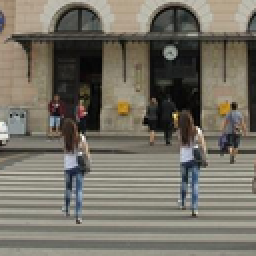
%> input picture input/forged2_gj90.png, 128 x 128 px, shrunk from 256 x 256 before the run (shown 2 times larger)
$ octave 'AgveVeri (2).m'   (GNU Octave 9; MATLAB toolbox functions it lacks are replaced by stand-ins)
%> lines starting %> are read from the running program, lines starting %| are printed output that depends on the picture

clc;
clear all;

img=imread('C:\Users\Gökhan Yazýcý\Desktop\test\forged2_gj90.png'); % Ýnput file
%> img is the input picture: size 128x128x3 uint8; mean R, G, B 116.7, 112.3, 101.2
Shift_Count=20;
Start_Time=tic;%Geçen süreyi hesaplar. %Evaluates time.
gray_img=img(:,:,1)*0.299+img(:,:,2)*0.587+img(:,:,3)*0.114; % griye çevirir. %Changing image to gray.
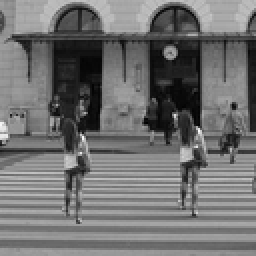
%> gray_img: size 128x128 uint8 (shown 2 times larger); min 1, max 254, mean 112.4
[M N]=size(gray_img); % Taking row and column information about input!
%> M = 128; N = 128
B=16; %Blok boyutu=B x B  %blok size
MinShiftSize=B;
num_blocks=(M-B+1)*(N-B+1);%blok sayýsý &block number
%> num_blocks = 12769
Feature_Matrix=int16(zeros(num_blocks,B*B+2));
image_mask=(zeros(256,256,3));

Q8 = ...    % standard quantization table for JPEG (8x8 matrix)
    [ 16  11  10  16  24  40  51  61; ...
    12  12  14  19  26  58  60  55; ...
    14  13  16  24  40  57  69  56; ...
    14  17  22  29  51  87  80  62; ...
    18  22  37  56  68 109 103  77; ...
    24  35  55  64  81 104 113  92; ...
    49  64  78  87 103 121 120 101; ...
    72  92  95  98 112 100 103  99 ];
Q8P=2.5*Q8;
Q8P(1,1)=2*Q8(1,1);
Q16=[Q8P                      2.5*Q8(1,8)*ones(8,8);... %quantization table for quantize 16x16 DCT blocks
    2.5*Q8(8,1)*ones(8,8)         2.5*Q8(8,8)*ones(8,8)];


%ZÝGZAG Implementation
[num_rows num_cols]=size(gray_img);
%> num_rows = 128; num_cols = 128

% Initialise the output vector
out=zeros(1,num_rows*num_cols);

cur_row=1;	cur_col=1;	cur_index=1;

% First element
%out(1)=in(1,1);

while cur_row<=num_rows & cur_col<=num_cols
	if cur_row==1 & mod(cur_row+cur_col,2)==0 & cur_col~=num_cols
		out(cur_index)=gray_img(cur_row,cur_col);
		cur_col=cur_col+1;							%move right at the top
		cur_index=cur_index+1;

	elseif cur_row==num_rows & mod(cur_row+cur_col,2)~=0 & cur_col~=num_cols
		out(cur_index)=gray_img(cur_row,cur_col);
		cur_col=cur_col+1;							%move right at the bottom
		cur_index=cur_index+1;

	elseif cur_col==1 & mod(cur_row+cur_col,2)~=0 & cur_row~=num_rows
		out(cur_index)=gray_img(cur_row,cur_col);
		cur_row=cur_row+1;							%move down at the left
		cur_index=cur_index+1;

	elseif cur_col==num_cols & mod(cur_row+cur_col,2)==0 & cur_row~=num_rows
		out(cur_index)=gray_img(cur_row,cur_col);
		cur_row=cur_row+1;							%move down at the right
		cur_index=cur_index+1;

	elseif cur_col~=1 & cur_row~=num_rows & mod(cur_row+cur_col,2)~=0
		out(cur_index)=gray_img(cur_row,cur_col);
		cur_row=cur_row+1;		cur_col=cur_col-1;	%move diagonally left down
		cur_index=cur_index+1;

	elseif cur_row~=1 & cur_col~=num_cols & mod(cur_row+cur_col,2)==0
		out(cur_index)=gray_img(cur_row,cur_col);
		cur_row=cur_row-1;		cur_col=cur_col+1;	%move diagonally right up
		cur_index=cur_index+1;

	elseif cur_row==num_rows & cur_col==num_cols	%obtain the bottom right element
        out(end)=gray_img(end);							%end of the operation
		break										%terminate the operation
    end
end
%> after the loop, cur_col = 128; cur_index = 16384; cur_row = 128


ShiftVectors=[0 0 0];
blockShiftIndex=[];
lastSVindx=1;

%Blocking & Feature Extraction
rownum=1;
for i=1:M-B+1
    for j=1:N-B+1
        Block_DCT_Quantized=round(dct2(gray_img(i:i+B-1,j:j+B-1))./Q16);%DCT of Block And Quantize it
        row=zeros(1,B*B);
        for k=1:B
            row((k-1)*B+1:k*B)=Block_DCT_Quantized(k,:);
        end
        Feature_Matrix(rownum,:)=[row i j];
        rownum=rownum+1;
    end
end
%> after the loop, row = 256 values, max 65 at index 1, min -4 at index 49, mean 0.285; rownum = 12770
%Sorting
Feature_Matrix=sortrows(Feature_Matrix);
%Finding equal blocks
for i=1:num_blocks-1
    if(Feature_Matrix(i,1:B*B)==Feature_Matrix(i+1,1:B*B))
        shift=Feature_Matrix(i,B*B+1:B*B+2)-Feature_Matrix(i+1,B*B+1:B*B+2);
        %filtering by location difference
        if(norm(double(shift))<MinShiftSize)
            continue;
        end

        %Finding shift vector
        indx=find(ShiftVectors(:,1)==shift(1,1) & ShiftVectors(:,2)==shift(1,2));
        if(isempty(indx)==0)%found
            ShiftVectors(indx,3)=ShiftVectors(indx,3)+1;%shift counter attýr.
        else  %not found  = new shift vector
            lastSVindx=lastSVindx+1;
            ShiftVectors=[ShiftVectors;
                             shift 1];
            indx=lastSVindx;
        end
        blockShiftIndex=[blockShiftIndex;
                            indx   i;
                            indx   i+1];
    end
end
%> this loop made 12768 passes
%> shift on passes 2, 11: [-1 0], [-1 0]
%> after the loop, ShiftVectors = [0 0 0; -1 -103 1; -1 -100 1; -1 -102 1; -1 -101 1; -1 -107 1; 0 -25 1; 0 -36 1; 0 -49 3]; blockShiftIndex = 20 rows, first 12: [2 10583; 2 10584; 3 10600; 3 10601; 4 10625; 4 10626; 5 10635; 5 10636; 6 11382; 6 11383; 7 12031; 7 12032]; indx = 9; lastSVindx = 9; shift = [0 -49]
bitis=toc(Start_Time);
fprintf('Geçen süre: %.1f Second \n', bitis);

%shift vektör blocklarýný filtreleme
for i=1:lastSVindx%shift vektörlerinin sayýsý için
    if (ShiftVectors(i,3)>Shift_Count)%shift counta göre filtreleme

        randomColor=[1,1,1];

        for j=1:size(blockShiftIndex)%Benzer blok sayýlarý için;
            if(blockShiftIndex(j,1)==i)
                %bloklarý renklendirme
                block_index=blockShiftIndex(j,2);
                block_y=Feature_Matrix(block_index,B*B+1);
                block_x=Feature_Matrix(block_index,B*B+2);


                for k = 0 : B-1
                    for z=0 : B-1
                        image_mask(block_y+k,block_x+z,1)=255;
                        image_mask(block_y+k,block_x+z,2)=255;
                        image_mask(block_y+k,block_x+z,3)=255;
                    end

                end
            end
        end

%         title(sprintf('Shift Index=%d   Shift Vector=( %d , %d )',i,ShiftVectors(i,1),ShiftVectors(i,2)));
        imshow(image_mask);
        ginput(1);

        maskeleme = imread('forged2_maske.png'); % Taking Mask for measurement.
        test = getFmeasure(image_mask,maskeleme)  %Testing algorithm using Measurement function. First input is our input, second is mask.
    else
        blockShiftIndex(find(blockShiftIndex(:,1)==i),:)=[];%filtrelenmiþ blocklarý kaldýrýr.
    end
end


title('Sonuç');
for i=1:size(blockShiftIndex)%Until size of equal blocks
                %Coloring the blocks
                block_index=blockShiftIndex(i,2);
                block_y=Feature_Matrix(block_index,B*B+1);
                block_x=Feature_Matrix(block_index,B*B+2);

                for k = 0 : B-1
                    for z=0 : B-1
                        img(block_y+k,block_x+z,1)=255;
                        img(block_y+k,block_x+z,2)=0;
                        img(block_y+k,block_x+z,3)=0;
                    end
                end
end
%> this loop made 0 passes
imshow(img);
